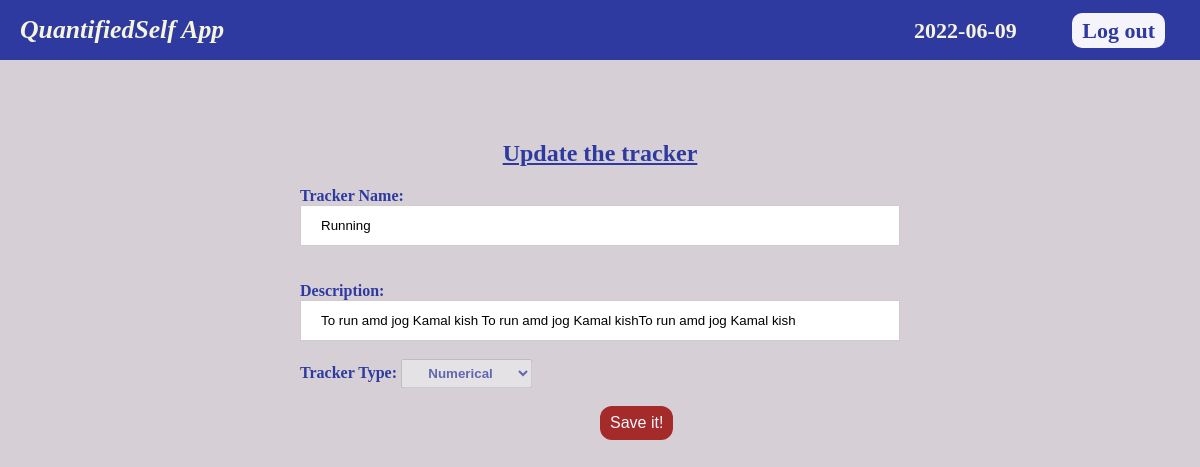
Screenshot of /update/2 with the database file from the repository.
### application/models.py (models this page shows)
class Tracker(db.Model):
    tracker_id=db.Column(db.Integer,primary_key=True,autoincrement=True)
    tracker_name=db.Column(db.String(100), nullable=False)
    tracker_type=db.Column(db.String(100), nullable=False)
    tracker_description = db.Column(db.String(100))
    track_time = db.Column(db.DateTime)
    setting = db.Column(db.String)
    user_id=db.Column(db.Integer, db.ForeignKey('user.user_id'))
    trackers_log = db.relationship("Logs",backref="tracker")

### application/controllers.py (the view, shortened to what this page needs)
@app.route("/update/<int:tracker_id>",methods=["GET","POST"])
def update_tracker(tracker_id):
    if request.method == "GET":
        today_date = datetime.date.today()
        u = db.session.query(Tracker).filter(Tracker.tracker_id == tracker_id).first()
        return render_template("update_tracker.html",tracker = u, today_date = today_date)

### templates/update_tracker.html (shortened to what this page needs)
<!DOCTYPE html>
<html lang="en">
<head>
    <link rel="stylesheet" href="../static/create_tracker.css">
</head>
<body>
    <header>
        <div class="container">
            <div id="heading">
                <h3><em>QuantifiedSelf App</em></h3>
                <span class="log-out" id="date"> {{ today_date }}</span>
                <a href="/" class="log-out" >Log out</a>
            </div>
        </div>
    </header>
    <div >
        <div id="t">
            <h2 class="c">Update the tracker</h2>
        </div>
        <form action="/update/{{ tracker.tracker_id }}" method="post">
            <label for="tname">Tracker Name:</label>
            <input type="text" id="tname" name="tracker_name" value="{{ tracker.tracker_name}}" required><br><br>
            <label for="desc">Description:</label><br>
            <input type="text" id="desc" name="description" value="{{ tracker.tracker_description }}">
            <br>
            <label for="choice">Tracker Type:</label>
            <select name="tracker_type" id="choice" class="c" disabled>
                <option value="Numerical">{{ tracker.tracker_type }}</option>
            </select>
            <br>
            <br>
            <input type="submit" class="button" value="Save it!">
        </form>
</body>
</html>

### static/create_tracker.css (style rules this page uses)
body { background-color: rgb(214, 208, 214); margin: 0; }
.container { background-color: #2f3aa0; padding: 5px; padding: 15px 0 15px 0; }
header #heading h3 { display: inline; }
#heading { color: beige; font-size: 22px; padding-left: 20px; }
header a { color: #2f3aa0; text-decoration: none; font-weight: bold; padding: 5px 10px; border-radius: 10px; background-color: white; font-style: normal; opacity: 0.95; }
.log-out { position: relative; left: 58%; }
#date { margin-right: 50px; font-weight: bold; }
label { color: #2f3aa0; font-weight: bold; position: relative; left: 300px; padding-bottom: 5px; }
select { position: relative; left: 300px; padding: 5px; }
input[type=text] { width: 50%; padding: 12px 20px; display: block; border: 1px solid #ccc; box-sizing: border-box; }
.button { background-color: brown; font-size: 16px; padding: 8px; border: none; border-radius: 12px; }
#t { margin-top: 80px; color: #2f3aa0; font-weight:900; text-decoration:underline; }
input[type=submit] { background-color: brown; font-size: 16px; padding: 8px 10px 8px 10px; color: aliceblue; }
::placeholder { color: #2f3aa0; opacity: 0.5; }
#choice { color: #2f3aa0; font-weight: bold; }
.c { text-align: center; }
form input[type=text] { position: relative; left: 300px; }
form input[type=submit] { position: relative; left: 600px; }

### rows the page displays
Tracker: tracker_name "Running", description "To run amd jog Kamal kish To run amd jog Kamal kishTo run amd jog Kamal kish", tracker_type "Numerical"
